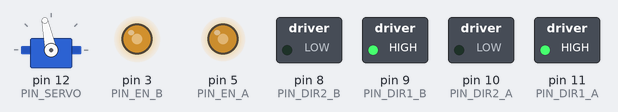
The sketch below on a simulated Arduino Uno, built with avr-gcc and run on an emulated ATmega328P. Shown: servo, switched loads named in the sketch (green lamp = pin HIGH), output pins drawn as LEDs (lit = HIGH).

Above: at 2.1 s.
At 5.1 s:
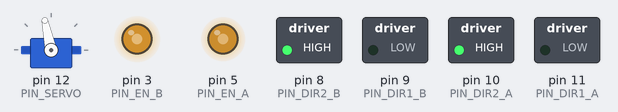
At 7.1 s:
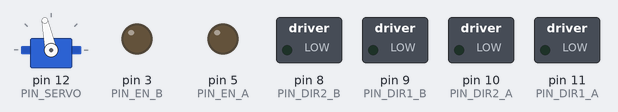
Timing chart, 0 to 8.6 s (numbered marks = the images above):
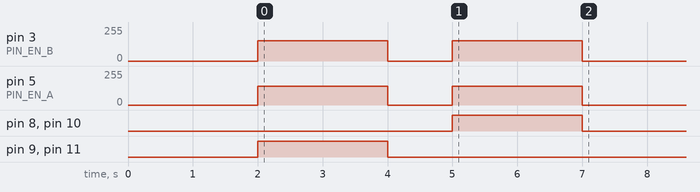

Measured:
- by itself, pin 3 (PIN_EN_B): alternates 153/255 for 2.0 s and 0/255 for 1.0 s, 4 changes in all, then stays 0/255
- by itself, pin 5 (PIN_EN_A): alternates 140/255 for 2.0 s and 0/255 for 1.0 s, 4 changes in all, then stays 0/255
- by itself, pin 8 (PIN_DIR2_B), pin 10 (PIN_DIR2_A): LOW → HIGH at 5.0 s, → LOW 2.0 s later
- by itself, pin 9 (PIN_DIR1_B), pin 11 (PIN_DIR1_A): LOW → HIGH at 2.0 s, → LOW 2.0 s later

The sketch:

motores.ino
```cpp
#include <Servo.h>

#define PIN_SERVO 12
#define PIN_EN_A 5
#define PIN_EN_B 3
#define PIN_DIR1_A 11
#define PIN_DIR2_A 10
#define PIN_DIR1_B 9
#define PIN_DIR2_B 8
#define LED 13
#define MAX_DER_DIR 55
#define MAX_IZQ_DIR 150

Servo direccion;

/**
 * Funcion para controlar la traccion delantera
 * parametros:
 *  - vel: [-100,100], regula la velocidad del motor siendo -100 maxima velocidad marcha atras y 0 parado (motor libre).
 */
void motorDelantero(long vel){
  if(vel<-100)vel=-100;
  if(vel>100)vel=100;
  if(vel==0){
    digitalWrite(PIN_DIR1_A,LOW);
    digitalWrite(PIN_DIR2_A,LOW);
    analogWrite(PIN_EN_A, 0);
    return;
  }
  if(vel < 0){
    vel=-vel;
    digitalWrite(PIN_DIR1_A,LOW);
    digitalWrite(PIN_DIR2_A,HIGH);
  }else{
    digitalWrite(PIN_DIR1_A,HIGH);
    digitalWrite(PIN_DIR2_A,LOW);
  }
  long v=map(vel,-100,100,0, 255);
  analogWrite(PIN_EN_A, v);
}
/**
 * Funcion para controlar la traccion trasera
 * parametros:
 *  - vel: [-100,100], regula la velocidad del motor siendo -100 maxima velocidad marcha atras y 0 parado (motor libre).
 */
void motorTrasero(long vel){
  if(vel<-100)vel=-100;
  if(vel>100)vel=100;
  if(vel==0){
    digitalWrite(PIN_DIR1_B,LOW);
    digitalWrite(PIN_DIR2_B,LOW);
    analogWrite(PIN_EN_B, 0);
    return;
  }
  if(vel < 0){
    vel=-vel;
    digitalWrite(PIN_DIR1_B,LOW);
    digitalWrite(PIN_DIR2_B,HIGH);
  }else{
    digitalWrite(PIN_DIR1_B,HIGH);
    digitalWrite(PIN_DIR2_B,LOW);
  }
  long v=map(vel,-100,100,0,255);
  analogWrite(PIN_EN_B, v);
}

/**
 * Controla la direccion del coche.
 * parametro:
 *  -ang: [-90,90] , siendo -90 el angulo máximo de giro a la derecha y +90 hacia la izquierda.
 */
void setDir(int ang){
  if(ang<-90)ang=-90;
  if(ang>90)ang=90;
  int a=map(ang,-90,90,MAX_DER_DIR,MAX_IZQ_DIR);
  direccion.write(a);
}


void setup() {
  delay(2000);
  pinMode(PIN_SERVO,OUTPUT);
  pinMode(PIN_EN_A,OUTPUT);
  pinMode(PIN_EN_B,OUTPUT);
  pinMode(PIN_DIR1_A,OUTPUT);
  pinMode(PIN_DIR2_A,OUTPUT);
  pinMode(PIN_DIR1_B,OUTPUT);
  pinMode(PIN_DIR2_B,OUTPUT);
  direccion.attach(PIN_SERVO);

}


void loop() {
  /*direccion.write(50);
  delay(1000);
  direccion.write(160);
  delay(1000);
  direccion.write((MAX_DER_DIR+MAX_IZQ_DIR)/2);
  delay(2000);
  */
  direccion.write((MAX_IZQ_DIR+MAX_DER_DIR)/2);
  motorDelantero(10);
  motorTrasero(20);
  delay(2000);
  motorDelantero(0);
  motorTrasero(0);
  delay(1000);

  motorDelantero(-10);
  motorTrasero(-20);
  delay(2000);
  motorDelantero(0);
  motorTrasero(0);
  delay(1000000);


}
```
